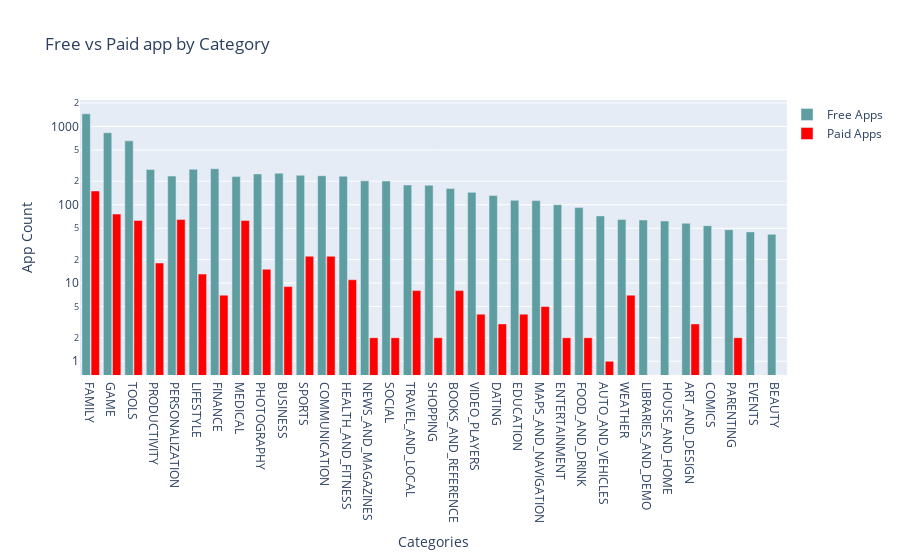

Notebook code cell kept with this figure:
### Code cell
fig = go.Figure()
fig.add_trace(go.Bar(x=free.Category, y=free.App, name="Free Apps", marker_color="cadetblue"))
fig.add_trace(go.Bar(x=paid.Category, y=paid.App, name="Paid Apps", marker_color="red"))
fig.update_layout(
    title="Free vs Paid app by Category",
    xaxis_title="Categories",
    yaxis_title="App Count",
    yaxis= dict(type="log"),
    legend=dict(x=1, y=1.0),
    barmode="group",
    bargap=0.15,
    bargroupgap=0.08,
    xaxis=dict(categoryorder = "total descending")
)
fig.show()

### Figure 1 — Plotly figure (JSON) as saved in the notebook; plotly's stock layout.template omitted (floating-point values rounded to 4 significant figures)
{"data": [{"marker": {"color": "cadetblue"}, "name": "Free Apps", "type": "bar", "x": ["ART_AND_DESIGN", "AUTO_AND_VEHICLES", "BEAUTY", "BOOKS_AND_REFERENCE", "BUSINESS", "COMICS", "COMMUNICATION", "DATING", "EDUCATION", "ENTERTAINMENT", "EVENTS", "FAMILY", "FINANCE", "FOOD_AND_DRINK", "GAME", "HEALTH_AND_FITNESS", "HOUSE_AND_HOME", "LIBRARIES_AND_DEMO", "LIFESTYLE", "MAPS_AND_NAVIGATION", "MEDICAL", "NEWS_AND_MAGAZINES", "PARENTING", "PERSONALIZATION", "PHOTOGRAPHY", "PRODUCTIVITY", "SHOPPING", "SOCIAL", "SPORTS", "TOOLS", "TRAVEL_AND_LOCAL", "VIDEO_PLAYERS", "WEATHER"], "y": [58, 72, 42, 161, 253, 54, 235, 131, 114, 100, 45, 1456, 289, 92, 834, 232, 62, 64, 284, 113, 229, 202, 48, 233, 248, 283, 178, 201, 238, 656, 179, 144, 65]}, {"marker": {"color": "red"}, "name": "Paid Apps", "type": "bar", "x": ["ART_AND_DESIGN", "AUTO_AND_VEHICLES", "BOOKS_AND_REFERENCE", "BUSINESS", "COMMUNICATION", "DATING", "EDUCATION", "ENTERTAINMENT", "FAMILY", "FINANCE", "FOOD_AND_DRINK", "GAME", "HEALTH_AND_FITNESS", "LIFESTYLE", "MAPS_AND_NAVIGATION", "MEDICAL", "NEWS_AND_MAGAZINES", "PARENTING", "PERSONALIZATION", "PHOTOGRAPHY", "PRODUCTIVITY", "SHOPPING", "SOCIAL", "SPORTS", "TOOLS", "TRAVEL_AND_LOCAL", "VIDEO_PLAYERS", "WEATHER"], "y": [3, 1, 8, 9, 22, 3, 4, 2, 150, 7, 2, 76, 11, 13, 5, 63, 2, 2, 65, 15, 18, 2, 2, 22, 63, 8, 4, 7]}], "layout": {"bargap": 0.15, "bargroupgap": 0.08, "barmode": "group", "legend": {"x": 1, "y": 1}, "title": {"text": "Free vs Paid app by Category"}, "xaxis": {"categoryorder": "total descending", "title": {"text": "Categories"}}, "yaxis": {"title": {"text": "App Count"}, "type": "log"}}}
